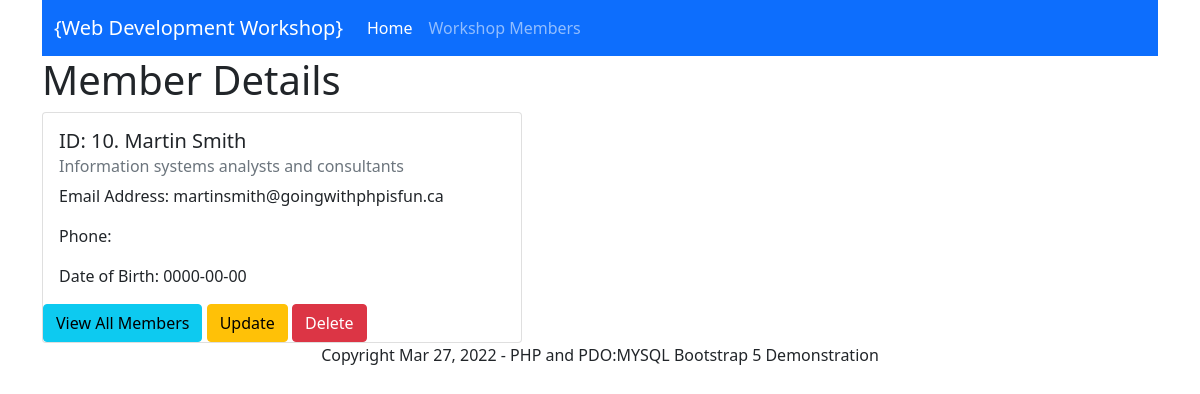
The app's page /show-member.php?id=10 with its own data.
### tables this page shows
CREATE TABLE IF NOT EXISTS members 
(
    member_id int(11) NOT NULL, 
    first_name varchar(40) NOT NULL, 
    last_name varchar(40) NOT NULL, 
    dob date NOT NULL, email varchar(80) NOT NULL, 
    phone varchar(20) NOT NULL, 
    occupation_id int(11) NOT NULL 
);

CREATE TABLE occupations 
( 
    occupation_id int(11) PRIMARY KEY NOT NULL AUTO_INCREMENT,
    name varchar(60) NOT NULL 
);

### db_config/crud.php (called while the page is built, shortened)
<?php
require_once 'Database.php';
$crud = new Database($pdo);

### db_config/Database.php (called while the page is built, shortened)
<?php
class Database {
    private $db;
    function __construct($connection) {
        $this->db = $connection;
    }
    public function getMemberDetails($mem_id) {
        try {
            $sql =
            "SELECT * FROM members
            AS mem INNER JOIN occupations AS occ
            on mem.occupation_id = occ.occupation_id
            WHERE member_id = :id";
            $stmt = $this->db->prepare($sql);
            $stmt->bindparam(':id', $mem_id);
            $stmt->execute();
            $result = $stmt->fetch(PDO::FETCH_ASSOC);
            return $result;
        }  catch (PDOException $e) {
            echo $e->getMessage();
            return false;
        }
    }
}

### show-member.php (the view, shortened to what this page needs)
<?php
require_once 'templates/header.php';
require_once 'db_config/crud.php';
if (isset($_GET['id'])) {
    $id = $_GET['id'];
    $memberDetailsArray = $crud->getMemberDetails($id);
?>
    <h1>Member Details</h1>
    <div class="card" style="width: 30rem;">
        <div class="card-body">
            <h5 class="card-title">
                <?php
                echo "ID: ".$memberDetailsArray['member_id'].". ".$memberDetailsArray['first_name']." ".$memberDetailsArray['last_name'];
                ?>
            </h5>
            <h6 class="card-subtitle mb-2 text-muted">
                <?php echo $memberDetailsArray['name']; ?>
            </h6>
            <p class="card-text">
                Email Address: <?php echo $memberDetailsArray['email']; ?>
            </p>
            <p class="card-text">
                Phone: <?php echo $memberDetailsArray['phone']; ?>
            </p>
            <p class="card-text">
                Date of Birth: <?php echo $memberDetailsArray['dob'];  ?>
            </p>
        </div>
        <div>
            <a href="members.php" class="btn btn-info">View All Members</a>
            <a href="update-member.php?id=<?php echo $memberDetailsArray['member_id']; ?>" class="btn btn-warning">Update</a>
            <a href="delete-member.php?id=<?php echo $memberDetailsArray['member_id']; ?>" class="btn btn-danger">Delete</a>
        </div>
    </div>
<?php
}
else {
    echo "<h2>Member id is not found!</h2>";
}
?>
<?php
require_once 'templates/footer.php';
?>

### records on screen
members: member_id "10", first_name "Martin", last_name "Smith", occupation.name "Information systems analysts and consultants", email "martinsmith@goingwithphpisfun.ca", dob "0000-00-00"
